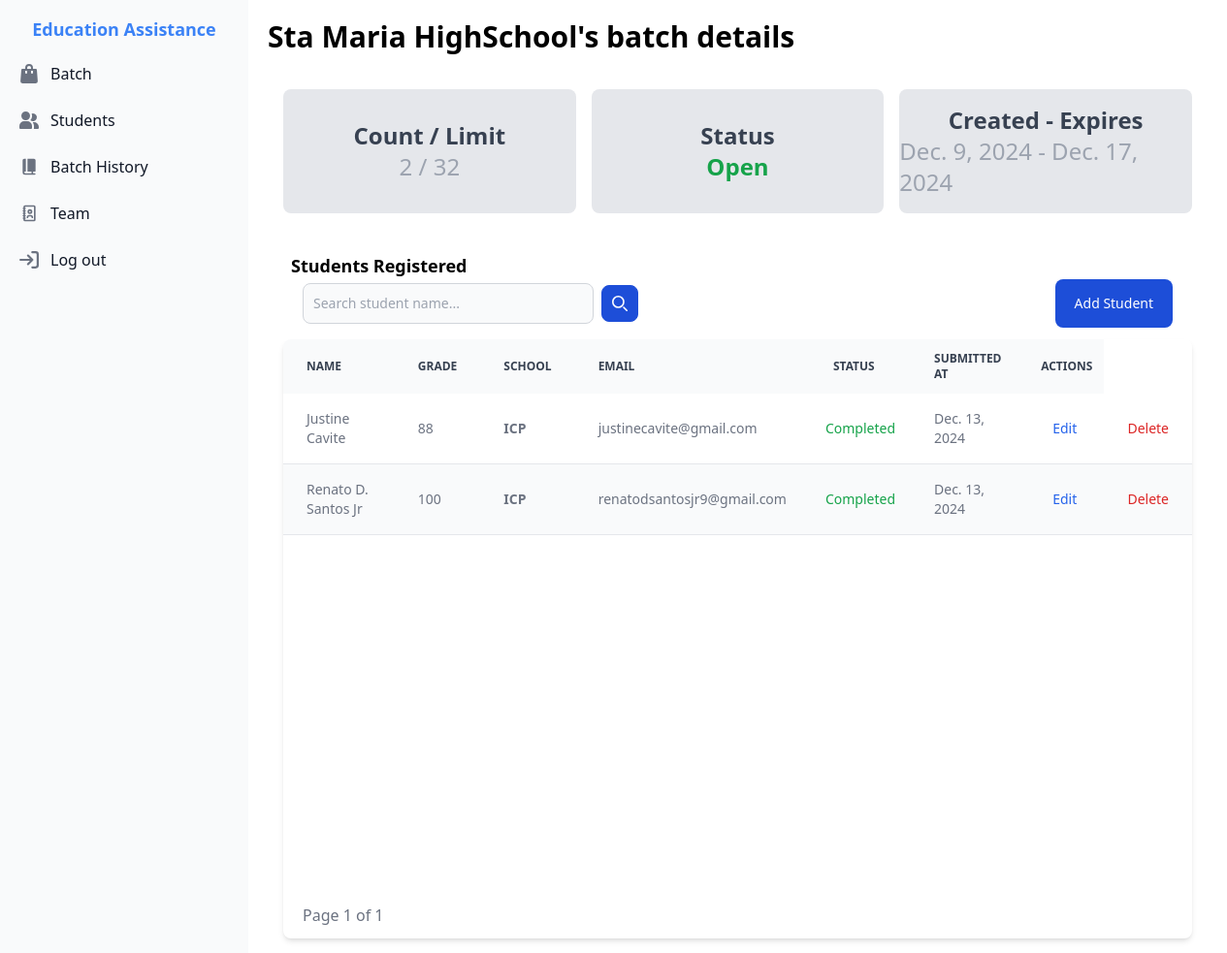
/batch/7/ (signed in), run on an earlier commit of the app's database.
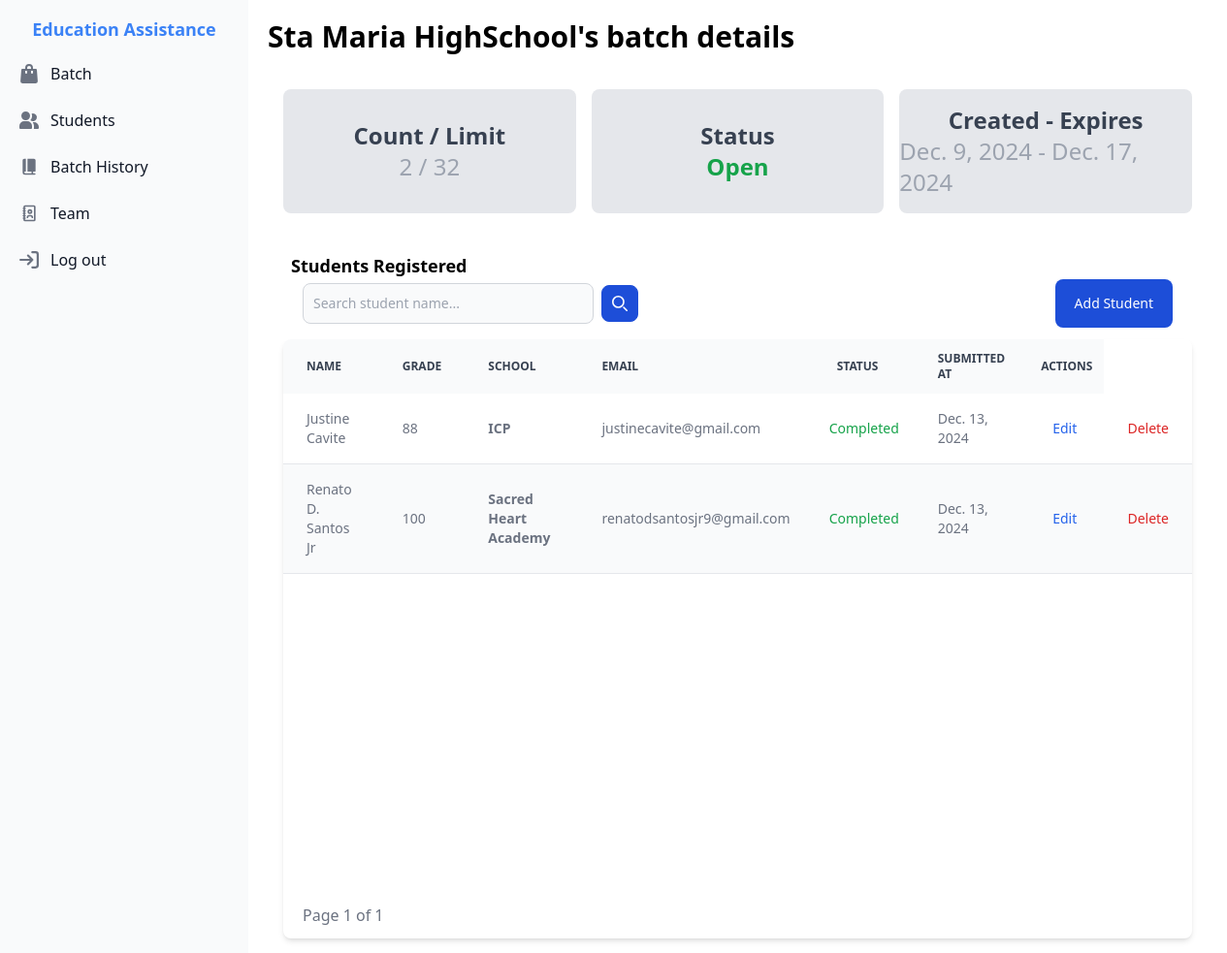
And on a later commit of the database.
### EducationalAssistance/models.py (models this page shows, shortened)
class Student(models.Model):
    batch = models.ForeignKey(Batch, on_delete=models.CASCADE)
    student_id = models.AutoField(primary_key=True)
    name = models.CharField(max_length=100)
    school = models.CharField(max_length=255)
    grade = models.IntegerField(blank=True, null=True)
    email = models.EmailField(max_length=255)
    address = models.CharField(max_length=255)
    requirementsStatus = models.CharField(max_length=255, choices=RequirementStatusCoices.choices, default=RequirementStatusCoices.Completed)
    dateSubmitted = models.DateField(auto_now_add=True)
    class Meta:
        constraints  = [
            models.UniqueConstraint(fields=['batch', 'email'], name="Unique email per Batch")
        ]

### Batch/views.py (the view)
# urls.py: path('<int:pk>/', views.BatchDetails, name='BatchDetails'),
@login_required
def BatchDetails(request, pk):
    batch = Batch.objects.prefetch_related('student_set').get(batch_id=pk)
    students = batch.student_set.all()
    if request.method == 'POST' and 'search_student' in request.POST:
        search_query = request.POST['search_student']
        students = students.filter(name__icontains=search_query)
    page = request.GET.get('page', 1)
    paginator = Paginator(students, 10)
    try:
        students = paginator.page(page)
    except PageNotAnInteger:
        students = paginator.page(1)
    except EmptyPage:
        students = paginator.page(paginator.num_pages)
    return render(request, 'batch/batchDetails.html', {'batch': batch, 'students': students })

### templates/batch/batchDetails.html (shortened to what the changed rows need)
{% extends 'index.html' %}
{% load static %}
{% block content %}
<div class="container p-5">
    <div class="flex w-full justify-start">
        <h1 class="font-bold text-xl md:text-3xl">
            {{ batch.batch_name }}'s batch details
        </h1>
    </div>
    <div class="p-4 mt-5">
        <div class="grid grid-cols-3 gap-4 mb-4">
            <div class="flex flex-col items-center justify-center h-32 rounded-lg bg-gray-200 dark:bg-gray-800">
                <h2 class="font-bold text-lg md:text-2xl text-gray-700">
                    Count / Limit
                </h2>
            </div>
            <div class="flex flex-col items-center justify-center h-32 rounded-lg bg-gray-200 dark:bg-gray-800">
                <h2 class="font-bold text-lg md:text-2xl text-gray-700">
                    Status
                </h2>
            </div>
            <div class="flex flex-col items-center justify-center h-32 rounded-lg bg-gray-200 dark:bg-gray-800">
                <h2 class="font-bold text-lg md:text-2xl text-gray-700">
                    Created - Expires
                </h2>
            </div>
        </div>
        <div class="mt-4">
            <header class=" py-3 px-2">
                <h1 class="font-bold text-lg mt-3">
                    Students Registered
                </h1>
            </header>
            <div class="relative overflow-x-auto shadow-md sm:rounded-lg">
                <div class="min-h-[570px]">
                    <table class="w-full text-sm text-left rtl:text-right text-gray-500 dark:text-gray-400">
                        <thead class="text-xs text-gray-700 uppercase bg-gray-50 dark:bg-gray-700 dark:text-gray-400">
                            <tr>
                                <th scope="col" class="px-6 py-3">
                                    Name
                                </th>
                                <th scope="col" class="px-6 py-3">
                                    Grade
                                </th>
                                <th scope="col" class="px-6 py-3">
                                    School
                                </th>
                                <th scope="col" class="px-6 py-3">
                                    Email
                                </th>
                                <th scope="col" class="px-6 py-3">
                                    status
                                </th>
                                <th scope="col" class="px-6 py-3">
                                    submitted at
                                </th>
                                <th scope="col" class="px-3 py-3">
                                    Actions
                                </th>
                            </tr>
                        </thead>
                        <tbody>
                            {% for student in students %}
                                <tr class="hover:bg-blue-100 odd:bg-white odd:dark:bg-gray-900 even:bg-gray-50 even:dark:bg-gray-800 border-b dark:border-gray-700">
                                    <td class="px-6 py-4">
                                        {{ student.name }}
                                    </td>
                                    <td class="px-6 py-4">
                                        {{ student.grade }}
                                    </td>
                                    <td class="px-6 py-4 font-semibold ">
                                        {{ student.school }}
                                    </td>
                                    <td class="px-6 py-4">
                                        {{ student.email }}
                                    </td>
                                    <td class="px-4 py-2 font-medium {% if student.requirementsStatus == 'Completed' %} text-green-600 {% else %} text-red-600 {% endif %}">
                                        {{ student.requirementsStatus }}
                                    </td>
                                    <td class="px-6 py-4">
                                        {{ student.dateSubmitted }}
                                    </td>
                                    <td class="px-6 py-4">
                                        <a href="/student/update/{{student.student_id}}" class="font-medium text-blue-600 dark:text-blue-500 hover:underline">Edit</a>
                                    </td>
                                    <td class="px-6 py-4" >
                                        <button onclick="DeleteDialog('{{student.student_id}}')" class="font-medium text-red-600 dark:text-red-500 hover:underline">
                                            Delete
                                        </button>
                                    </td>
                                </tr>
                            {% endfor %}
                        </tbody>
                    </table>
                </div>
            </div>
        </div>
   </div>
</div>
{% endblock %}

What changed in the data, as far as the page shows it:
changed Student "Renato D. Santos Jr": school "ICP" → "Sacred Heart Academy"
